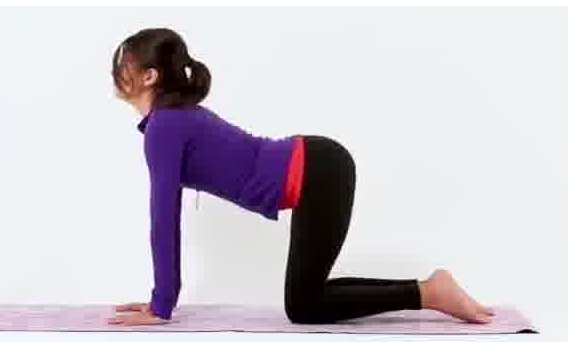
#> input picture server/posenet/test.png, 568 x 344 px
$ python run.py posenet/test.png
#> lines starting #> are read from the running program, lines starting #| are printed output that depends on the picture
import sys

from PIL import Image
img = Image.open(sys.argv[1]).convert('RGB').convert('LA')
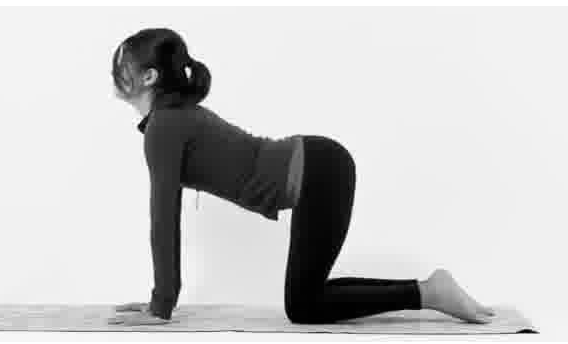
#> img: PIL image 568x344 LA; mean R, G, B, A 199.5, 199.5, 199.5, 255
img.save(sys.argv[1][:-4] + '.png')

print(sys.argv[1].split('/')[-1][:-4] + '.png',end='')
